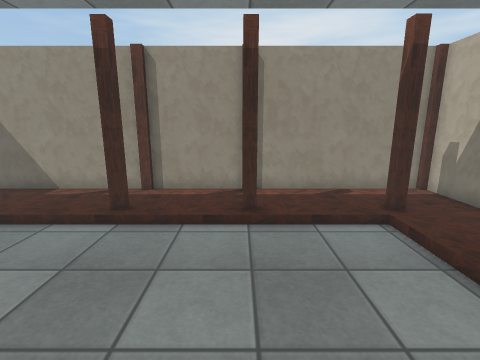
[1] (above)

13 first-person views from a walk through a scene from a Unity 3-D project. The camera is 1.5 m above the floor, tilts 12° down and sees 85° across. The floor is counted in squares, 0.5 m on a side. Each view is taken from the middle of a square. On the plan, view 1 faces up. The plan holds only what a view shows up to about 19 squares ahead; the rest is blank. The place goes on beyond the plan. Some surface patterns are stand-ins.

[2]
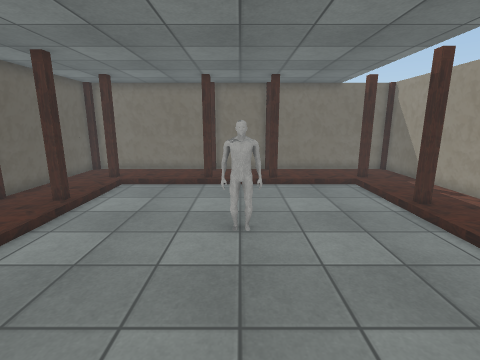

[3]
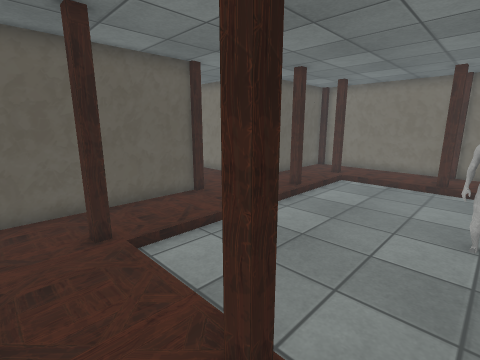

[4]
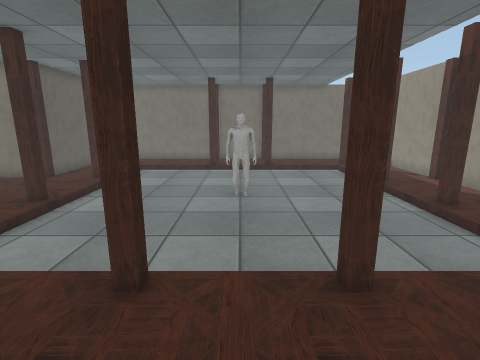

[5]
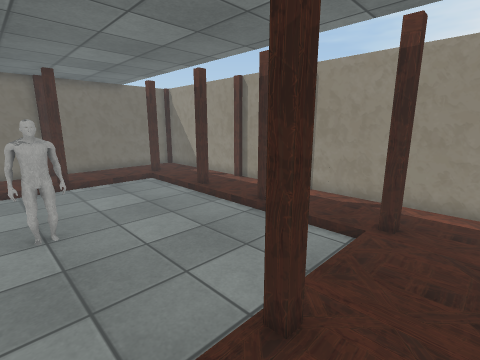

[6]
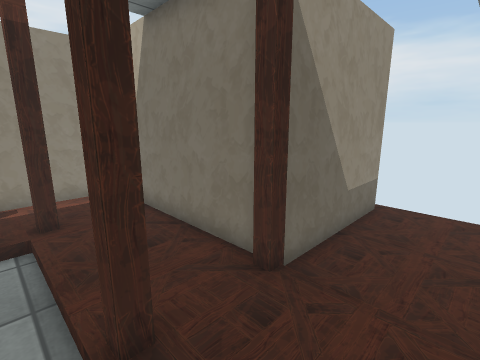

[7]
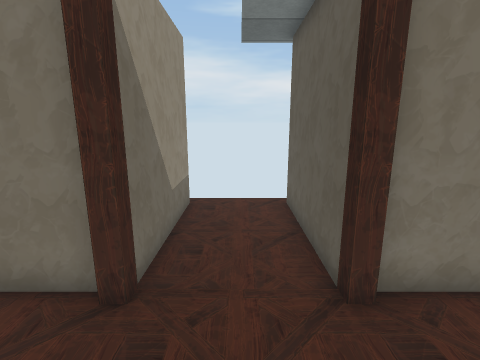

[8]
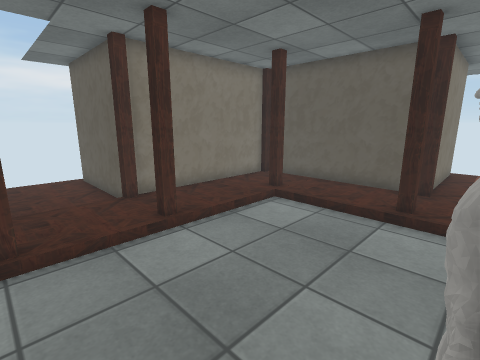

[9]
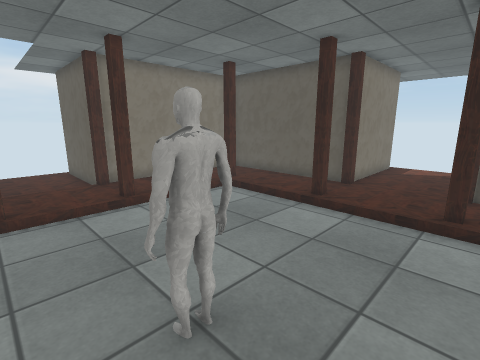

[10]
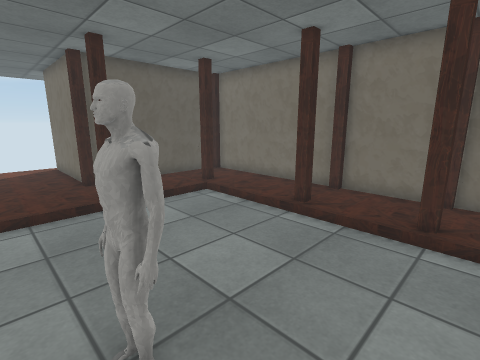

[11]
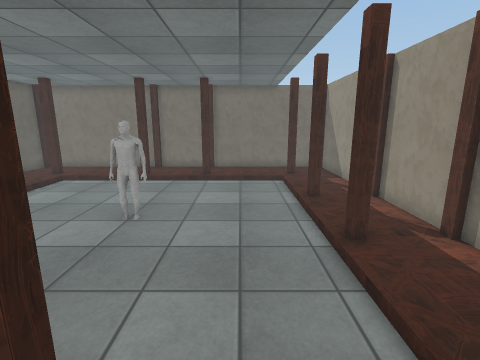

[12]
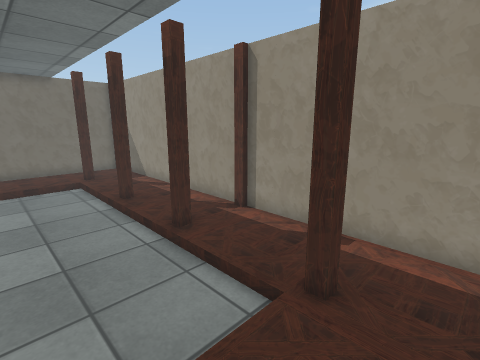

[13]
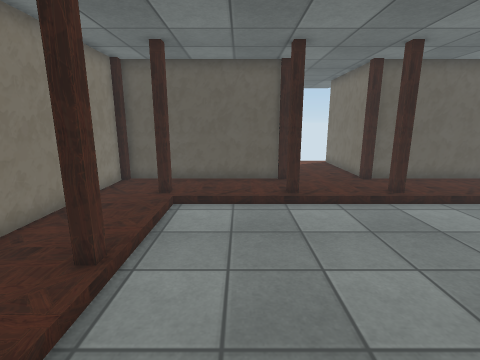

### Floor plan
Key: @ floor where view 1 was taken; # wall or solid block; . main floor; - floor 0.25 m lower than the main floor; / step, stairs or slope.
Columns run from 12 left of view 1 to 14 right of it. Each row starts with its distance up from view 1.
 11 #####################
 10 #...................#
  9 #...................#
  8 #..#....#........#..#
  7 #...-------------...#
  6 #...-------------...#
  5 #...-------------...#
  4 #...-------------...#
  3 #..#-------------#..#######
  2 #...-------------.../------
  1 #...------#------.../------
  0 #...--------@----.../------
 -1 #..#-------------#..#######
 -2 #...-------------...#
 -3 #...-------------...#
 -4 #...-------------...#
 -5 #...-------------...#
 -6 #.......#........#..#
 -7 #...................#
 -8 #...................#
 -9 #########...#########
-10         #...#
-11         #...#
-12         #...#
-13         #...#
-14         #...#
-15         #...#

Where each view was taken, in squares from view 1:
view 1: 0 up, 0 right, facing up
view 2: 1 up, 6 right, facing left
view 3: 1 up, 7 right, facing down-left
view 4: 1 up, 9 right, facing left
view 5: 0 up, 7 right, facing up-left
view 6: 0 up, 4 right, facing up-right
view 7: 1 up, 4 right, facing right
view 8: 3 up, 2 left, facing down-right
view 9: 3 up, 5 left, facing down-right
view 10: 4 up, 1 left, facing down-left
view 11: 5 up, 7 right, facing left
view 12: 4 up, 7 right, facing up-left
view 13: 4 up, 2 right, facing down
